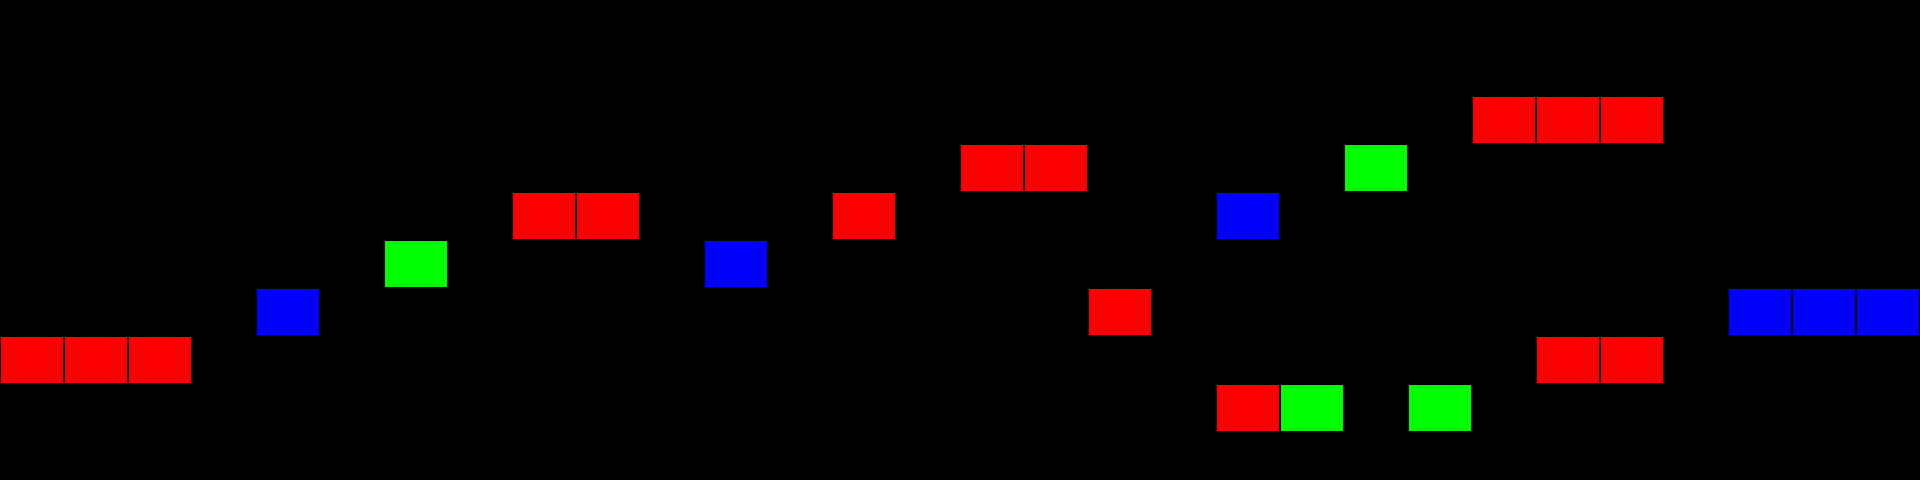

A level layout from a 2D game, rendered from its tile map. Below: a short description, then the map file with tile-grid data replaced by summaries:
An orthogonal 30x10 tile map with 64x48 px tiles, 1 tile layer (World) and 2 objects (SpawnPoint).

<map version="1.2" tiledversion="1.3.0" orientation="orthogonal" renderorder="right-down" compressionlevel="0" width="30" height="10" tilewidth="64" tileheight="48" infinite="0" nextlayerid="14" nextobjectid="19">
 <editorsettings>
  <export target="Test2.json" format="json" />
 </editorsettings>
 <tileset firstgid="1" name="BOX" tilewidth="64" tileheight="48" tilecount="7" columns="7">
  <image source="../BOX.png" width="448" height="48" />
  <tile id="0">
   <properties>
    <property name="Collision" type="bool" value="true" />
    <property name="Tilename" value="Red" />
   </properties>
  </tile>
  <tile id="1">
   <properties>
    <property name="Collision" type="bool" value="true" />
    <property name="Tilename" value="Blue" />
   </properties>
  </tile>
  <tile id="2">
   <properties>
    <property name="Collision" type="bool" value="true" />
    <property name="Tilename" value="Green" />
   </properties>
  </tile>
  <tile id="3">
   <properties>
    <property name="Collision" type="bool" value="true" />
    <property name="Tilename" value="Black" />
   </properties>
  </tile>
  <tile id="4">
   <properties>
    <property name="Collision" type="bool" value="true" />
    <property name="Tilename" value="Cyan" />
   </properties>
  </tile>
  <tile id="5">
   <properties>
    <property name="Collision" type="bool" value="true" />
    <property name="Tilename" value="Yellow" />
   </properties>
  </tile>
  <tile id="6">
   <properties>
    <property name="Collision" type="bool" value="true" />
    <property name="Tilename" value="Magenta" />
   </properties>
   <objectgroup draworder="index" id="2">
    <object id="1" x="0.429098" y="0.572131" width="63.3635" height="47.3438" />
   </objectgroup>
  </tile>
 </tileset>
 <layer id="10" name="World" width="30" height="10">
  <data>[300 cells, 25 non-empty, 3 distinct tile ids]</data>
 </layer>
 <objectgroup id="6" name="SpawnPoint">
  <object id="1" name="SpawnPoint" x="10.1503" y="291.821" width="38.0636" height="40.6011" />
 </objectgroup>
</map>
